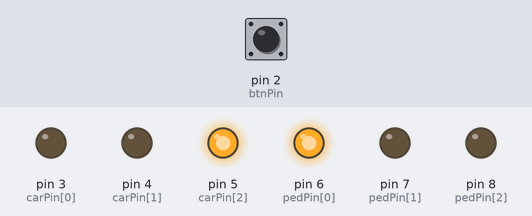
Recording of a sketch running on a simulated Arduino Uno, built with avr-gcc and run on an emulated ATmega328P. Shown: output pins drawn as LEDs (lit = HIGH). The inputs (shaded band) are chosen by the test bench; at power-on: pin 2 (btnPin) LOW.

Above: at 1.2 s.
1.3 s: pin 2 (btnPin) pulled HIGH for 0.15 s
At 2.3 s:
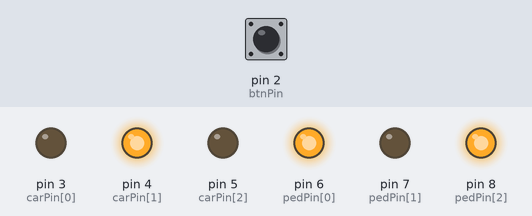
At 3.8 s:
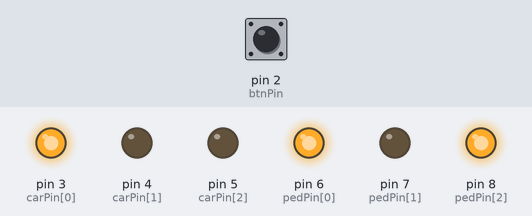
Timing chart, 0 to 18.8 s (numbered marks = the images above; inputs shaded):
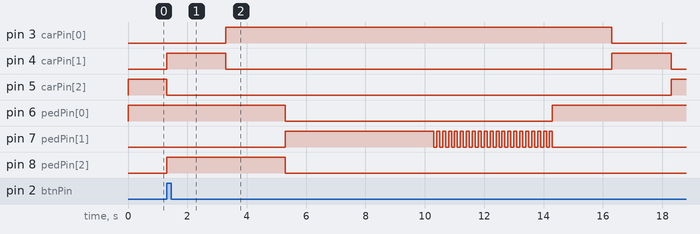

Measured:
- after the input at 1.3 s, pin 3 (carPin[0]): LOW → HIGH after 2.0 s, → LOW 13.0 s later; pin 4 (carPin[1]): alternates HIGH for 2.0 s and LOW for 13.0 s, starting at once

The sketch:

L3_oppgave8.ino
```cpp
/*
   Simulates traffic light with cars and pedestrians

   Car:
    Connect red LED to pin 3
    yellow LED to pin 4
    green LED to pin 5

  Pedestrian:
    Connect red LED to pin 6
    green LED to pin 7

    yellow LED to pin 8
    button to pin 2
*/

#define WAIT_PED 5000    // Defines minimum crossing time for pedestrian
#define WAIT_CAR 8000    // Same for cars

#define PED_BLINKS 20    // How many blinks before green light goes to red

#define SWITCH_TIME 2000  // Time on light switch

int carPin[] = {3, 4, 5};
int pedPin[] = {6, 7, 8};
int btnPin = 2;


int carGreen = 1;
int pedGreen = 0;

volatile int pedWaiting = 0;

void setup() {
  pinMode(btnPin, INPUT);

  for (int i = 0; i < 3; i++) {
    pinMode(carPin[i], OUTPUT);
    pinMode(pedPin[i], OUTPUT);
  }

  digitalWrite(carPin[2], HIGH);
  digitalWrite(pedPin[0], HIGH);

  // Attach interrupt to button when pressed
  attachInterrupt(digitalPinToInterrupt(btnPin), togglePed, RISING);
}

void loop() {
  if (pedWaiting) {
    switchCarLight();
    switchPedLight();
    switchCarLight();
  }
}

void switchCarLight() {
  if (carGreen) {
    digitalWrite(carPin[2], LOW);
    digitalWrite(carPin[1], HIGH);
    delay(SWITCH_TIME);
    digitalWrite(carPin[1], LOW);
    digitalWrite(carPin[0], HIGH);
    delay(SWITCH_TIME);
  }
  else {
    digitalWrite(carPin[0], LOW);
    digitalWrite(carPin[1], HIGH);
    delay(SWITCH_TIME);
    digitalWrite(carPin[1], LOW);
    digitalWrite(carPin[2], HIGH);
    delay(WAIT_CAR);
  }
  carGreen = !carGreen;
}

void switchPedLight() {
  digitalWrite(pedPin[2], LOW);
  digitalWrite(pedPin[1], HIGH);
  digitalWrite(pedPin[0], LOW);
  delay(WAIT_PED);

  for (int i = 0; i < PED_BLINKS; i++) {
    digitalWrite(pedPin[1], LOW);
    delay(100);
    digitalWrite(pedPin[1], HIGH);
    delay(100);
  }
  digitalWrite(pedPin[1], LOW);
  digitalWrite(pedPin[0], HIGH);


  pedWaiting = 0;
  delay(SWITCH_TIME);
}

void togglePed() {
  if (!pedWaiting) {
    digitalWrite(pedPin[2], HIGH);
    pedWaiting = 1;
  }
}
```
